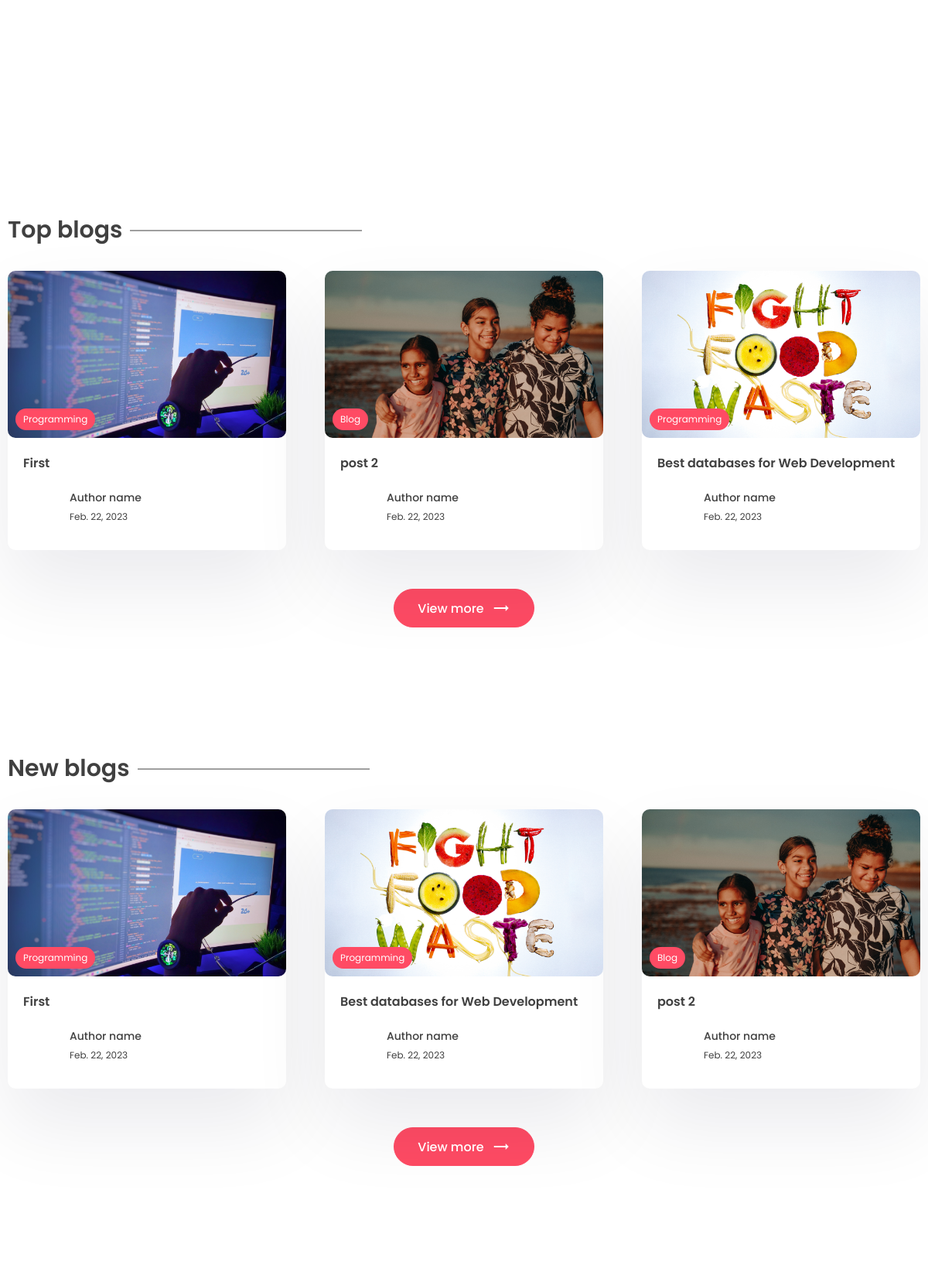
/ (middle part), run on an earlier commit of the app's database.
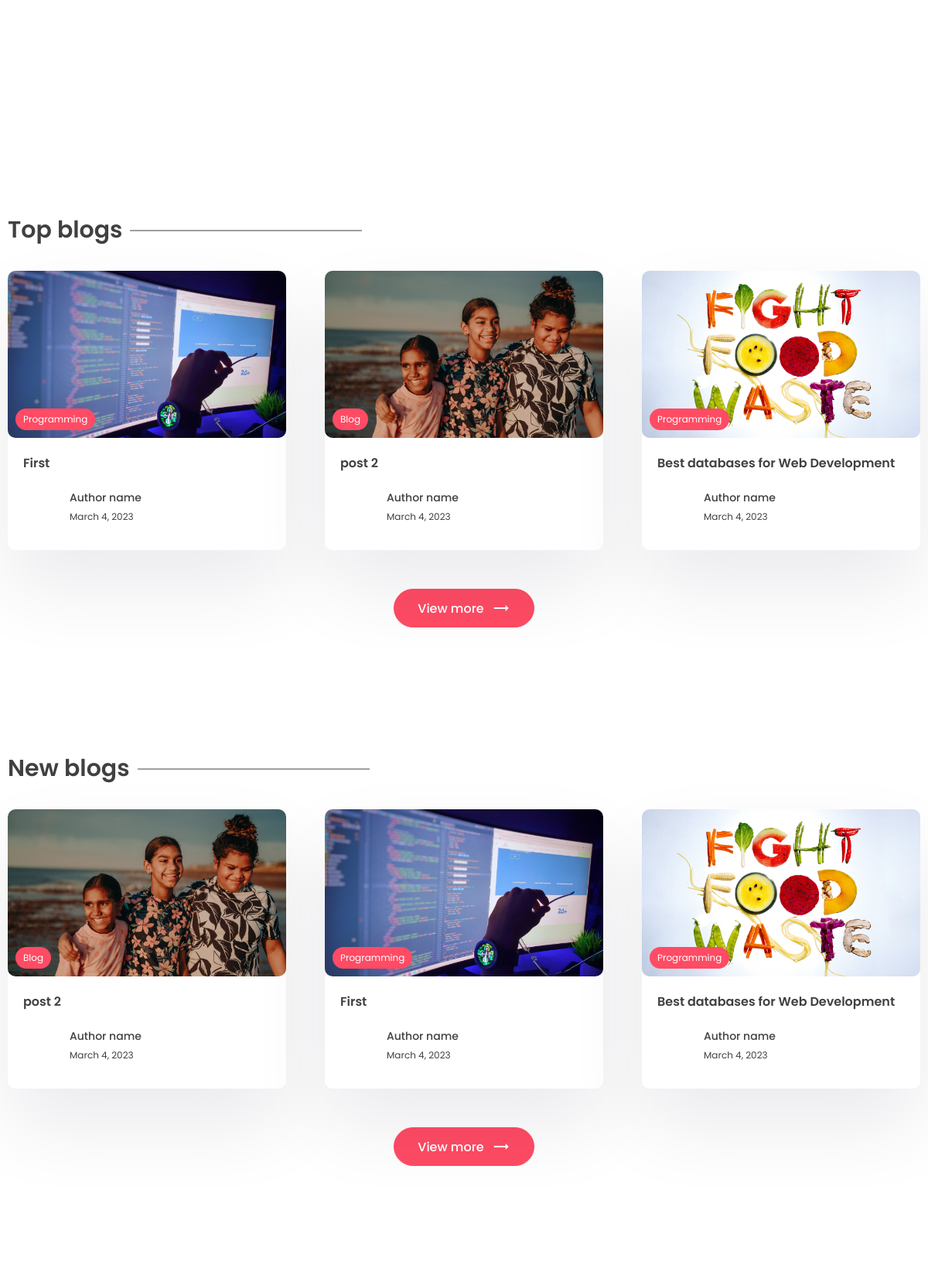
And on a later commit of the database.
### app/models.py (models this page shows, shortened)
class Post(models.Model):
    title = models.CharField(max_length=200)
    content = models.TextField()
    last_updated = models.DateTimeField(auto_now=True)
    slug = models.SlugField(max_length=200, unique=True)
    image = models.ImageField(null=True, blank=True, upload_to="images/")
    tag = models.ManyToManyField(Tag, blank=True, related_name='post')
    view_count = models.IntegerField(null=True, blank=True)
    is_featured = models.BooleanField(default=False)
    author = models.ForeignKey(User,on_delete=models.CASCADE,null=True,blank=True)

class Tag(models.Model):
    name = models.CharField(max_length=50)
    description = models.CharField(max_length=150)
    slug = models.SlugField(max_length=50, unique=True)

### app/views.py (the view)
# urls.py: path('',views.index, name="home"),
def index(request):
    posts = Post.objects.all()
    subscribe_form = SubscribeForm()
    subscribe_success = None
    top_posts = Post.objects.all().order_by('-view_count')[0:3]
    recent_posts = Post.objects.all().order_by('-last_updated')[0:3]
    featured_post = Post.objects.filter(is_featured = True)
    if request.POST:
        subscribe_form = SubscribeForm(request.POST)
        if subscribe_form.is_valid():
            subscribe_form.save()
            subscribe_success = 'Subscribed Succesfully'
            subscribe_form = SubscribeForm()
    context = {'posts': posts, 'top_posts': top_posts,
               'recent_posts': recent_posts,
               'featured_post':featured_post,
               'subscribe_form':subscribe_form,
               'subscribe_success':subscribe_success
               }
    return render(request, 'app/index.html', context)

### app/templates/app/index.html (shortened to what this page needs)
{% extends 'base.html' %}
{% load static %}
{% block content %}
    <main class="sp">
    </main>
    <section class="sp">
    </section>
    <section class="sp">
      <div class="container">
        <h1 class="sec-title">Top blogs</h1>
        <div class="grid-3">
          {% for post in top_posts %}
          <a href="{% url 'post_page' post.slug %}">
            <div class="card">
              <div class="post-img">
                <img src="{{post.image.url}}" alt="" />
                <div class="tag">{{post.tag.all.0.name}}</div>
              </div>
              <div class="card-content">
                <h3>
                  {{post.title}}
                </h3>
                <div class="author">
                  <div class="profile-pic">
                  </div>
                  <div class="details">
                    <p>Author name</p>
                    <small>{{post.last_updated|date}}</small>
                  </div>
                </div>
              </div>
            </div>
          </a>
          {% endfor %}
        </div>
        <center>
          <a href=""><button class="btn btn-primary rounded view">
            View more <span class="material-icons"> trending_flat </span>
          </button></a>
        </center>
      </div>
    </section>
    <section class="sp">
      <div class="container">
        <h1 class="sec-title">New blogs</h1>
        <div class="grid-3">
            {% for post in recent_posts %}
          <a href="{% url 'post_page' post.slug %}">
            <div class="card">
              <div class="post-img">
                <img src="{{post.image.url}}" alt="" />
                <div class="tag">{{post.tag.all.0.name}}</div>
              </div>
              <div class="card-content">
                <h3>
                  {{post.title}}
                </h3>
                <div class="author">
                  <div class="profile-pic">
                  </div>
                  <div class="details">
                    <p>Author name</p>
                    <small>{{post.last_updated|date}}</small>
                  </div>
                </div>
              </div>
            </div>
          </a>
          {% endfor %}
        </div>
        <center>
          <a href=""><button class="btn btn-primary rounded view">
            View more <span class="material-icons"> trending_flat </span>
          </button></a>
        </center>
      </div>
    </section>
    {% endblock content %}

What changed in the data, as far as the page shows it:
changed Post "First": last_updated "Feb. 22, 2023" → "March 4, 2023"
changed Post "post 2": last_updated "Feb. 22, 2023" → "March 4, 2023"; moves up the list
changed Post "Best databases for Web Development": last_updated "Feb. 22, 2023" → "March 4, 2023"
